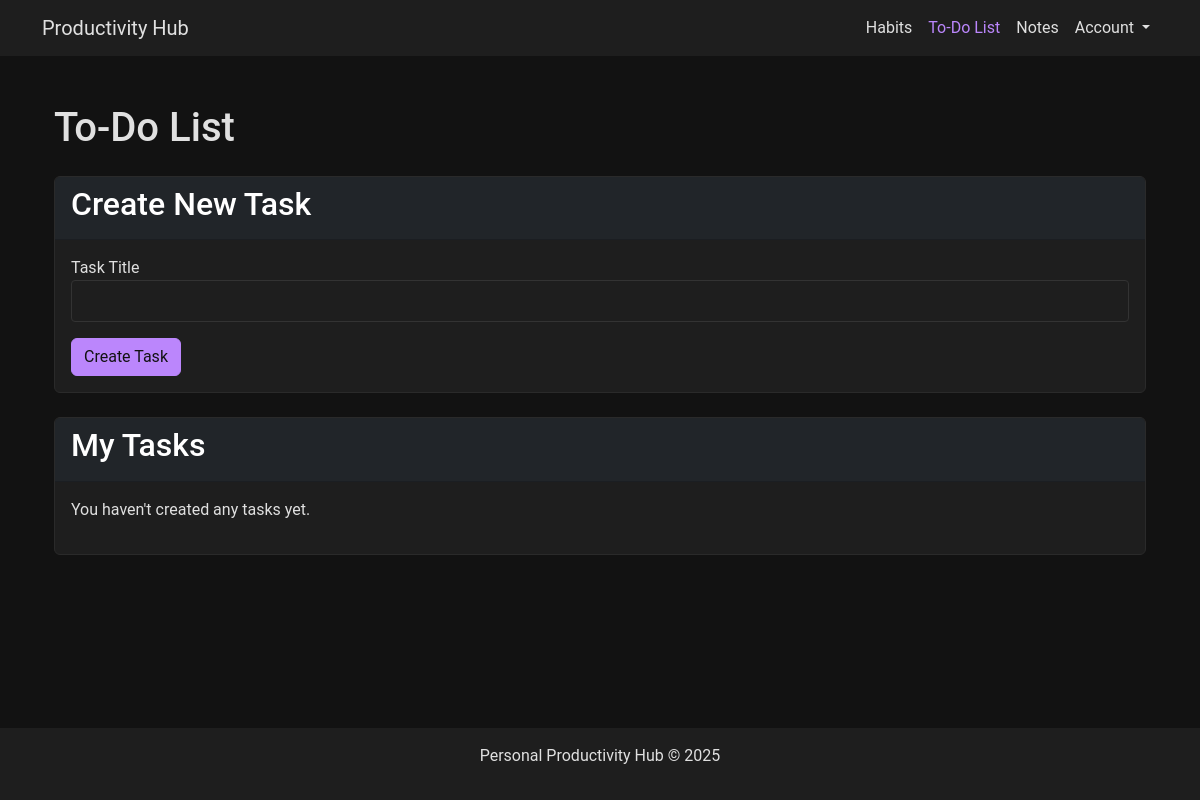
/todos/ (signed in), run on an earlier commit of the app's database.
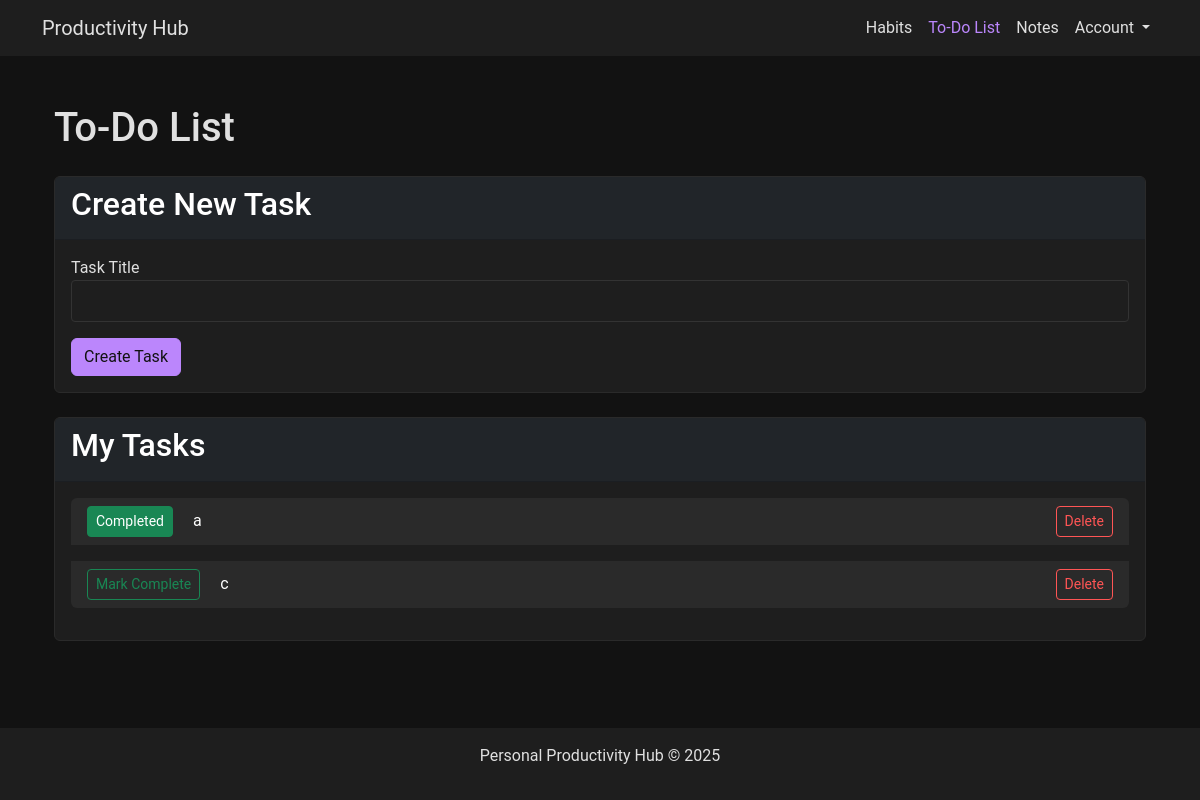
And on a later commit of the database.
### app/models.py (models this page shows, shortened)
class Task(db.Model):
    __tablename__ = 'tasks'
    id = db.Column(db.Integer, primary_key=True)
    title = db.Column(db.String(100), nullable=False)
    completed = db.Column(db.Boolean, default=False, nullable=False)
    user_id = db.Column(db.Integer, db.ForeignKey('user.id'), nullable=False)

### app/modules/todos/routes.py (the view)
@todos_bp.route('/')
def index():
    user_email = session.get('email')
    if user_email:
        user = User.query.filter_by(email=user_email).first()
        if user:
            tasks = Task.query.filter_by(user_id=user.id).all()
            return render_template('todos/index.html', tasks=tasks)
    return redirect(url_for('login'))

### app/templates/todos/index.html
{% extends 'base.html' %}
{% block content %}
<div class="container">
    <h1 class="mb-4">To-Do List</h1>
    <div class="card mb-4">
        <div class="card-header bg-dark text-white">
            <h2>Create New Task</h2>
        </div>
        <div class="card-body">
            <form action="{{ url_for('todos.create') }}" method="post">
                <div class="form-group">
                    <label for="title">Task Title</label>
                    <input type="text" class="form-control" id="title" name="title" required>
                </div>
                <button type="submit" class="btn btn-primary mt-3">Create Task</button>
            </form>
        </div>
    </div>
    <div class="card">
        <div class="card-header bg-dark text-white">
            <h2>My Tasks</h2>
        </div>
        <div class="card-body">
            {% if tasks %}
                <ul class="list-group">
                    {% for task in tasks %}
                        <li class="list-group-item d-flex justify-content-between align-items-center ul-item">
                            <div>
                                <form action="{{ url_for('todos.complete', task_id=task.id) }}" method="post" class="d-inline">
                                    <button type="submit" class="btn btn-sm {% if task.completed %}btn-success{% else %}btn-outline-success{% endif %}">
                                        {% if task.completed %}Completed{% else %}Mark Complete{% endif %}
                                    </button>
                                </form>
                                <span class="ms-3">{{ task.title }}</span>
                            </div>
                            <form action="{{ url_for('todos.delete', task_id=task.id) }}" method="post" class="d-inline">
                                <button type="submit" class="btn btn-outline-danger btn-sm">Delete</button>
                            </form>
                        </li>
                    {% endfor %}
                </ul>
            {% else %}
                <p>You haven't created any tasks yet.</p>
            {% endif %}
        </div>
    </div>
</div>
{% endblock %}

### app/templates/base.html (shortened to what this page needs)
<!DOCTYPE html>
<html lang="en">
<head>
    <link href="https://cdn.jsdelivr.net/npm/bootstrap@5.3.0-alpha1/dist/css/bootstrap.min.css" rel="stylesheet">
    <link rel="stylesheet" href="{{ url_for('static', filename='css/style.css') }}">
    <link rel="stylesheet" href="https://cdnjs.cloudflare.com/ajax/libs/animate.css/4.1.1/animate.min.css">
</head>
<body>
    <header>
        <nav class="navbar navbar-expand-lg navbar-dark">
            <div class="container">
                <a class="navbar-brand animate__animated animate__fadeIn" href="{{ url_for('index') }}">Productivity Hub</a>
                <div class="collapse navbar-collapse" id="navbarNav">
                    <ul class="navbar-nav ms-auto">
                        {% if session.get('email') %}
                        <li class="nav-item">
                            <a class="nav-link {% if request.blueprint == 'habits' %}active{% endif %}" href="{{ url_for('habits.index') }}">Habits</a>
                        </li>
                        <li class="nav-item">
                            <a class="nav-link {% if request.blueprint == 'todos' %}active{% endif %}" href="{{ url_for('todos.index') }}">To-Do List</a>
                        </li>
                        <li class="nav-item">
                            <a class="nav-link {% if request.blueprint == 'notes' %}active{% endif %}" href="{{ url_for('notes.index') }}">Notes</a>
                        </li>
                        <li class="nav-item dropdown">
                            <a class="nav-link dropdown-toggle" href="#" id="userDropdown" role="button" data-bs-toggle="dropdown">
                                Account
                            </a>
                        </li>
                        {% endif %}
                    </ul>
                </div>
            </div>
        </nav>
    </header>
    <div class="container mt-4 flex-grow-1">
        <main class="py-4 animate__animated animate__fadeIn">
            {% block content %}{% endblock %}
        </main>
    </div>
    <footer class="py-3 mt-5">
        <div class="container text-center">
            <p>Personal Productivity Hub &copy; 2025</p>
        </div>
    </footer>
</body>
</html>

### app/static/css/style.css (style rules this page uses)
body { min-height: 100vh; display: flex; flex-direction: column; background-color: #121212; color: #e0e0e0; font-family: 'Roboto', sans-serif; }
a { color: #bb86fc; text-decoration: none; }
footer { margin-top: auto; background-color: #1e1e1e; color: #e0e0e0; }
.navbar { background-color: #1e1e1e; }
.navbar-brand, .nav-link { color: #e0e0e0 !important; }
.nav-link.active { color: #bb86fc !important; }
.card { background-color: #1e1e1e; border: 1px solid #2a2a2a; color: #e0e0e0; }
.btn-primary { background-color: #bb86fc; border-color: #bb86fc; color: #121212; }
.btn-outline-danger { border-color: #ff5555; color: #ff5555; background-color: transparent; }
input[type="text"], input[type="email"], input[type="password"], input[type="number"], input[type="search"], input[type="tel"], input[type="url"], textarea, select { background-color: #1e1e1e !important; color: #cccccc; border: 1px solid #333333; padding: 0.5rem 0.75rem; border-radius: 4px; font-size: 1rem; transition: border-color 0.2s ease, box-shadow 0.2s ease, color 0.2s ease; width: 100%; caret-color: #bb86fc; }
input::placeholder, textarea::placeholder { color: #888888; }
.ul-item { background-color: #2a2a2a !important; color: white; margin-bottom: 1rem; border: none }

What changed in the data, as far as the page shows it:
added Task: completed "Completed", title "a"
added Task: completed "Mark Complete", title "c"
Also different on the page:
text no longer shown: "You haven't created any tasks yet."
